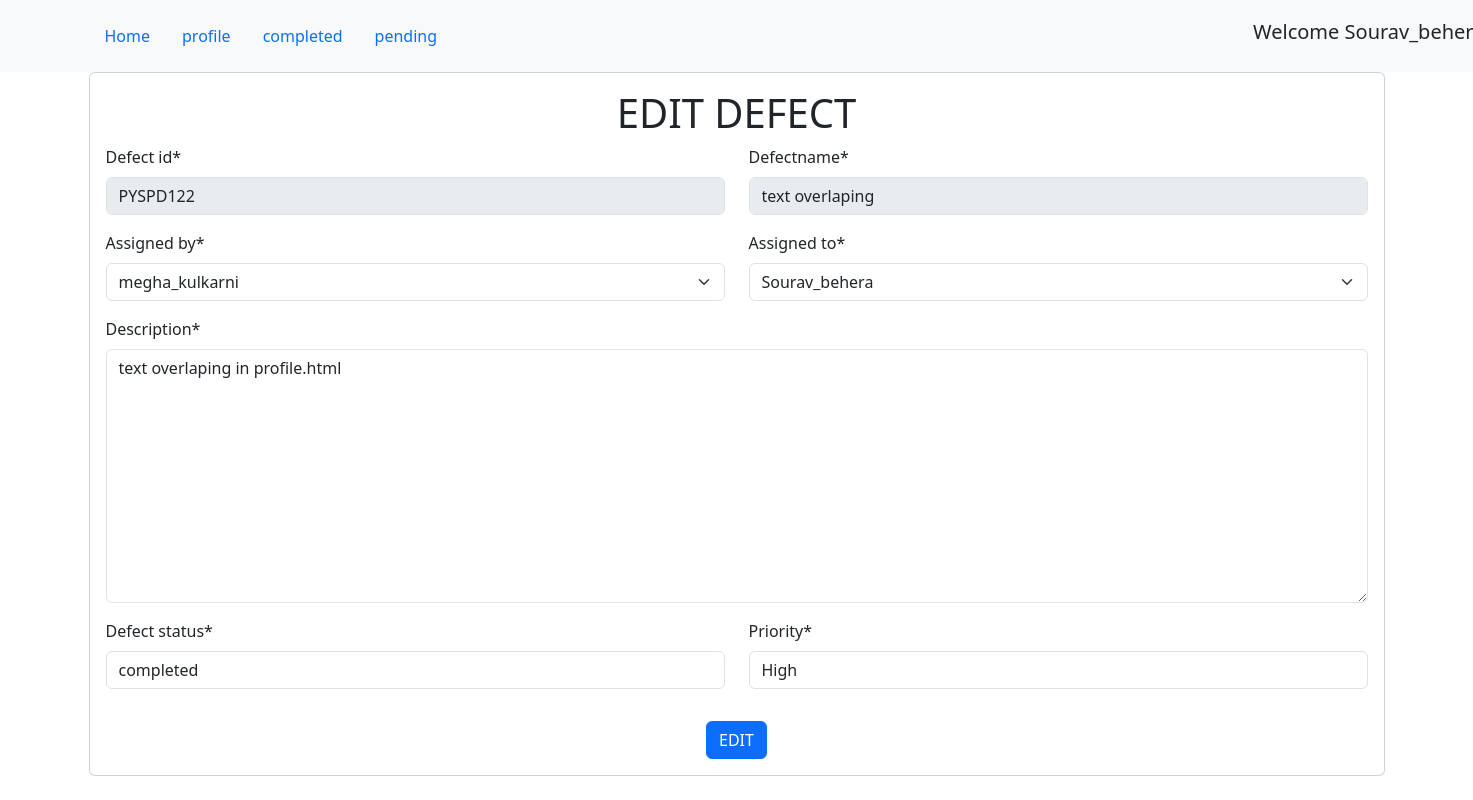
/defects/edit/1 (signed in), run on the app's committed database.
### defects/models.py (models this page shows, shortened)
class defectsData(models.Model):
    defect_ID=models.CharField(max_length=100)
    defectName=models.CharField(max_length=100)
    assigned_by=models.ForeignKey(Testers,on_delete=models.CASCADE)
    assigned_to=models.ForeignKey(Developers,on_delete=models.CASCADE)
    description=models.TextField()
    defect_status=models.CharField(max_length=100)
    priority=models.CharField(max_length=100)
    assigned_date=models.DateField(auto_now_add=True)

### defects/views.py (the view)
# urls.py: path('edit/<int:id>',views.edit_defect,name='defectedit'),
@login_required(login_url='login')
def edit_defect(request ,id=0):
    defect=defectsData.objects.get(id=id)
    if request.method =='POST':
        form=DefectEditForm(request.POST,instance=defect)
        if form.is_valid():
            form.save()
            return redirect('alldefects')
    else:
         form=DefectEditForm(instance=defect)
    return render(request,'defects/defectedit.html',{'form':form})

### defects/forms.py
class DefectEditForm(forms.ModelForm):
    defect_ID=forms.CharField(max_length=100,disabled=True)
    defectName=forms.CharField(max_length=100,disabled=True)
    class Meta:
        model=defectsData
        fields =['defect_ID','defectName','assigned_by','assigned_to', 'description','defect_status','priority',]

### defects/models.py (called while the page is built)
    def __str__(self):
        return self.dev_name.username

    def __str__(self):
        return self.tester_name.username

### templates/defects/defectedit.html (shortened to what this page needs)
 {% extends 'defects/base.html' %}
{% load crispy_forms_tags %}
{% block content %}
<div class="container">
    <div class="jumbotron">
        <div class="card card-body">
            <h1 style="text-align: center;">EDIT DEFECT</h1>
            <form method="POST">
                <div class="row">
                    <div class="col-md-6">
                        {{ form.defect_ID|as_crispy_field }}
                    </div>
                    <div class="col-md-6">
                        {{ form.defectName|as_crispy_field }}
                    </div>
                </div>
                <div class="row">
                    <div class="col-md-6">
                        {{ form.assigned_by|as_crispy_field }}
                    </div>
                    <div class="col-md-6">
                        {{ form.assigned_to|as_crispy_field }}
                    </div>
                </div>
                <div class="row">
                    <div class="col-md-12">
                        {{ form.description|as_crispy_field }}
                    </div>
                </div>
                <div class="row">
                    <div class="col-md-6">
                        {{ form.defect_status|as_crispy_field }}
                    </div>
                    <div class="col-md-6">
                        {{ form.priority|as_crispy_field }}
                    </div>
                </div>
                <div class="text-center mt-3">
                    <input type="submit" class="btn btn-primary" value="EDIT">
                </div>
            </form>
        </div>
    </div>
</div>
{% endblock %}

### templates/defects/base.html (shortened to what this page needs)
<!DOCTYPE html>
<html lang="en">
<head>
    <link href="https://cdn.jsdelivr.net/npm/bootstrap@5.3.7/dist/css/bootstrap.min.css" rel="stylesheet"
>
    <link href="https://cdn.jsdelivr.net/npm/bootstrap@5.3.7/dist/css/bootstrap.min.css" rel="stylesheet"
>
    <link rel="stylesheet" href="https://cdn.jsdelivr.net/npm/bootstrap-icons@1.13.1/font/bootstrap-icons.min.css">
</head>
<body>
{% if user.is_authenticated %}
    <nav class="navbar navbar-light bg-light">
        <div class="container">
            <ul class="nav navbar">
                <li class="nav-item"><a class="nav-link
                    " href="{% url 'home'%}">Home</a></li>
                <li class="nav-item"><a class="nav-link
                    " href="{% url 'profile'%}">profile</a></li>
                <li class="nav-item"><a class="nav-link
                    " href="#">completed</a></li>
                    <li class="nav-item"><a class="nav-link
                    " href="#">pending</a></li>
                <li class="nav-item"><h5 style="position:relative; left: 800px;;">Welcome {{user.username}} </h5></li>
            </ul>
        </div>
    </nav>
{% endif %}
{%block content%}
{%endblock%}
</body>
</html>

### data on the page
defectsData: defect_ID "PYSPD122", defectName "text overlaping", assigned_by "megha_kulkarni", assigned_to "Sourav_behera", description "text overlaping in profile.html", defect_status "completed", priority "High"
